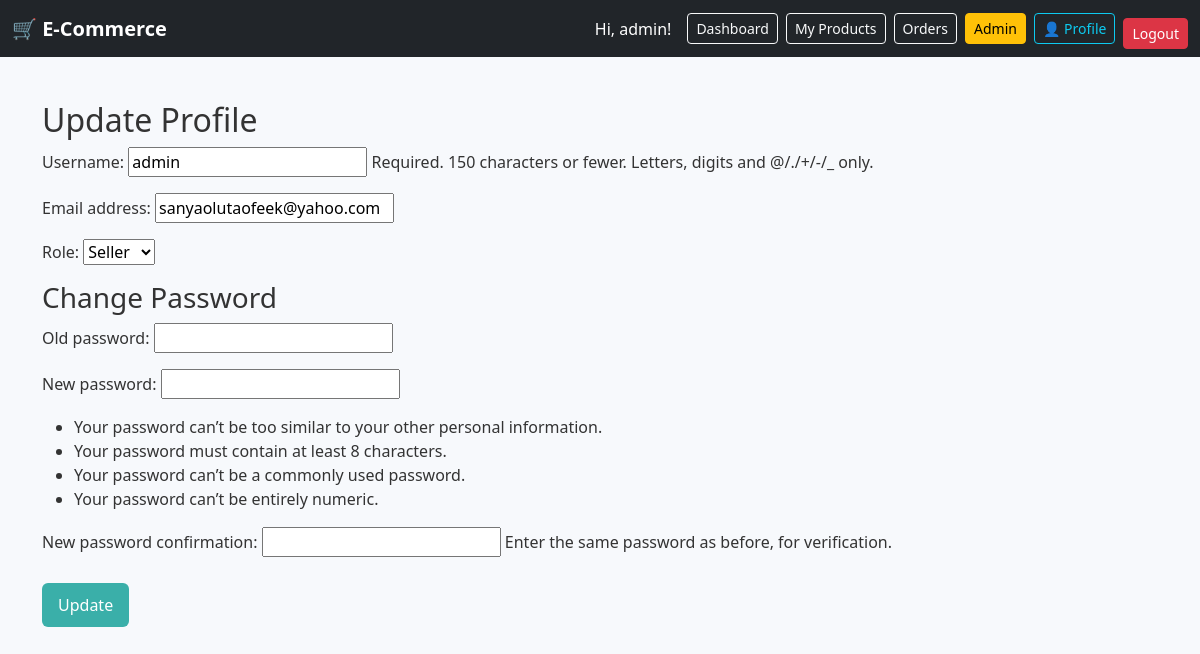
Screenshot of /accounts/profile/ (signed in) with the database file from the repository.
### users/models.py (models this page shows)
class CustomUser(AbstractUser):
    ROLE_CHOICES = (
        ('buyer', 'Buyer'),
        ('seller', 'Seller'),
        ('admin', 'Admin'),
    )
    role = models.CharField(max_length=10, choices=ROLE_CHOICES, default='buyer')

### users/views.py (the view)
# urls.py: path('profile/', profile_view, name='profile'),
@login_required
def profile_view(request):
    if request.method == 'POST':
        profile_form = ProfileUpdateForm(request.POST, instance=request.user)
        password_form = CustomPasswordChangeForm(user=request.user, data=request.POST)
        if profile_form.is_valid() and password_form.is_valid():
            profile_form.save()
            password_form.save()
            update_session_auth_hash(request, password_form.user)  # keep user logged in
            messages.success(request, 'Your profile and password were updated successfully.')
            return redirect('profile')
    else:
        profile_form = ProfileUpdateForm(instance=request.user)
        password_form = CustomPasswordChangeForm(user=request.user)
    return render(request, 'users/profile.html', {
        'profile_form': profile_form,
        'password_form': password_form
    })

### users/forms.py
class ProfileUpdateForm(forms.ModelForm):
    class Meta:
        model = CustomUser
        fields = ['username', 'email', 'role']  # exclude password; handled separately

class CustomPasswordChangeForm(PasswordChangeForm):
    pass

### templates/users/profile.html (shortened to what this page needs)
{% extends 'base.html' %}
{% block content %}
  <h2>Update Profile</h2>
  <form method="POST">
    {{ profile_form.as_p }}
    <h3>Change Password</h3>
    {{ password_form.as_p }}
    <button type="submit">Update</button>
  </form>
{% endblock %}

### templates/base.html (shortened to what this page needs)
{% load static %}
<!DOCTYPE html>
<html lang="en">
<head>
    <link href="https://cdn.jsdelivr.net/npm/bootstrap@5.3.2/dist/css/bootstrap.min.css" rel="stylesheet">
    <link rel="stylesheet" href="https://cdnjs.cloudflare.com/ajax/libs/font-awesome/6.5.0/css/all.min.css">
    <link rel="stylesheet" href="{% static 'css/style.css' %}">
</head>
<body>
<nav class="navbar navbar-expand-lg navbar-dark bg-dark">
  <div class="container-fluid">
    <a class="navbar-brand fw-bold" href="{% url 'home' %}">🛒 E-Commerce</a>
    <div class="d-flex align-items-center">
      {% if user.is_authenticated %}
        <span class="text-white me-3">Hi, {{ user.username }}!</span>
        {% if user.role == 'seller' %}
          <a href="/dashboard/" class="btn btn-outline-light btn-sm me-2">Dashboard</a>
          <a href="{% url 'seller-products' %}" class="btn btn-outline-light btn-sm me-2">My Products</a>
          <a href="{% url 'seller-orders' %}" class="btn btn-outline-light btn-sm me-2">Orders</a>
        {% elif user.role == 'buyer' %}
          <a href="{% url 'product-list' %}" class="btn btn-outline-light btn-sm me-2">Shop</a>
          <a href="{% url 'view-cart' %}" class="btn btn-outline-light btn-sm me-2">🛒 Cart</a>
          <a href="{% url 'my-orders' %}" class="btn btn-outline-light btn-sm me-2">🧾 My Orders</a>
        {% endif %}
        {% if user.is_superuser %}
          <a href="/admin/" class="btn btn-warning btn-sm me-2">Admin</a>
        {% endif %}
        <a href="{% url 'profile' %}" class="btn btn-outline-info btn-sm me-2">👤 Profile</a>
        <form action="{% url 'logout' %}" method="post" class="d-inline">
          <button type="submit" class="btn btn-danger btn-sm">Logout</button>
        </form>
      {% else %}
        <a href="{% url 'product-list' %}" class="btn btn-outline-light btn-sm me-2">Browse</a>
        <a href="{% url 'login' %}" class="btn btn-outline-success btn-sm me-2">Login</a>
        <a href="{% url 'register' %}" class="btn btn-outline-info btn-sm">Register</a>
      {% endif %}
    </div>
  </div>
</nav>
<main class="container mt-4">
  {% block content %}{% endblock %}
</main>
</body>
</html>

### static/css/style.css (style rules this page uses)
body { margin: 0; padding: 0; font-family: 'Segoe UI', Tahoma, Geneva, Verdana, sans-serif; background-color: #f7f9fc; color: #333; }
main { padding: 20px; max-width: 1000px; margin: auto; }
button, .button-link { background-color: #3aafa9; color: white; border: none; padding: 10px 16px; font-size: 1rem; border-radius: 6px; cursor: pointer; text-decoration: none; display: inline-block; margin-top: 10px; }

### rows the page displays
CustomUser: username "admin", email "sanyaolutaofeek@yahoo.com", role "Seller"
